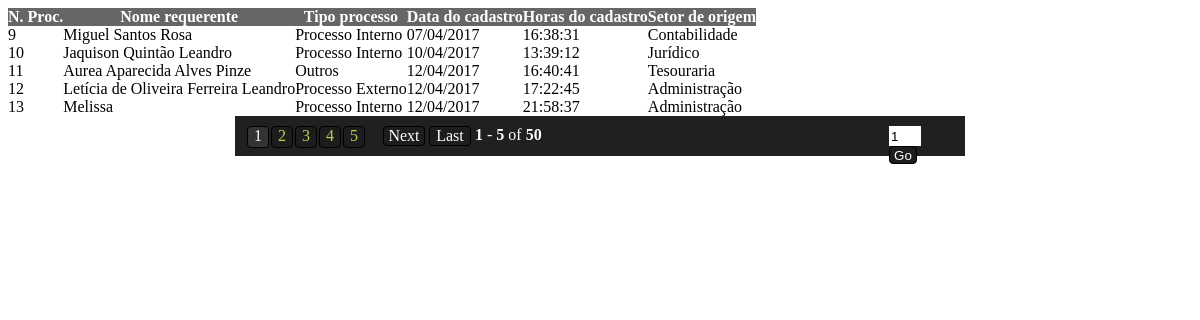
/frm/pesquisa.php, run on an earlier commit of the app's database.
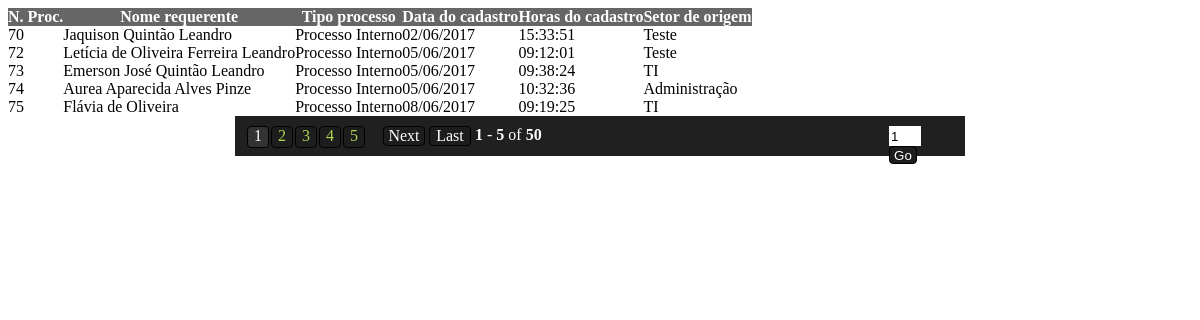
And on a later commit of the database.
### tables this page shows
CREATE TABLE IF NOT EXISTS `proc` (
  `cod` int(11) NOT NULL AUTO_INCREMENT,
  `cod_req` int(11) NOT NULL,
  `user_id` int(11) NOT NULL,
  `tipo` varchar(2) DEFAULT NULL,
  `assunto` text,
  `descricao` varchar(50) DEFAULT NULL,
  `setor` int(11) DEFAULT NULL,
  `data` date DEFAULT NULL,
  `horas` time DEFAULT NULL,
  PRIMARY KEY (`cod`),
  KEY `cod_req` (`cod_req`)
);

CREATE TABLE IF NOT EXISTS `req` (
  `cod` int(10) unsigned NOT NULL AUTO_INCREMENT,
  `nome` varchar(60) NOT NULL,
  `tipo` char(1) NOT NULL,
  `cpf` varchar(14) NOT NULL,
  `sexo` char(1) NOT NULL,
  `tel` varchar(14) DEFAULT NULL,
  `cel` varchar(14) DEFAULT NULL,
  `rec` varchar(14) DEFAULT NULL,
  `email` varchar(30) DEFAULT NULL,
  PRIMARY KEY (`cod`),
  UNIQUE KEY `cpf` (`cpf`)
);

CREATE TABLE IF NOT EXISTS `setor` (
  `cod_setor` int(11) NOT NULL AUTO_INCREMENT,
  `setor` varchar(50) NOT NULL DEFAULT '0',
  `responsavel` varchar(50) DEFAULT NULL,
  PRIMARY KEY (`cod_setor`)
);

### frm/pesquisa.php (the view, shortened to what this page needs)
<!DOCTYPE html>
<html lang="pt-br">
	<head>
    <link href="../lib/smartpaginator/css/smartpaginator.css" rel="stylesheet" type="text/css" />
	</head>
	<body>
<?php
require_once "../config/init.php";
$sql_query = mysqli_query($link,"SELECT p.cod, r.nome, p.tipo, DATE_FORMAT(p.data,'%d/%m/%Y') AS data, p.horas,s.setor AS setor FROM proc p, req r, setor s WHERE p.cod_req = r.cod
AND s.cod_setor = p.setor ORDER BY cod ASC");
?>
<form name="cadastro" id="cadastro" method="POST">
<table id="mt-1" cellpadding="0" cellspacing="0" border="0" class="table">
      <tr>
        <th align='center' valign='middle'  bgColor='#666666'><font color='#FFF'>N. Proc.</th>
        <th align='center' bgColor='#666666'><font color='#FFF'>Nome requerente</th>
        <th align='center' bgColor='#666666'><font color='#FFF'>Tipo processo</th>
        <th align='center' bgColor='#666666'><font color='#FFF'>Data do cadastro</th>
        <th align='center' bgColor='#666666'><font color='#FFF'>Horas do cadastro</th>
        <th align='center' bgColor='#666666'><font color='#FFF'>Setor de origem</th>
      </tr>
        <?php while ($array = mysqli_fetch_array($sql_query)) {
      if ($array["tipo"]=='PI') $ptipo = "Processo Interno";
      if ($array["tipo"]=='PE') $ptipo = "Processo Externo";
      if ($array["tipo"]=='OT') $ptipo = "Outros";
        $cod = $array["cod"];
        $req = $array["nome"];
        $tipo = $ptipo;
        $data = $array["data"];
        $horas = $array["horas"];
        $setor = $array["setor"];
        ?>
      <tr>
        <td><?php echo $cod ?></td>
        <td><?php echo $req ?></td>
        <td><?php echo $tipo ?></td>
        <td><?php echo $data ?></td>
        <td><?php echo $horas ?></td>
        <td><?php echo $setor ?></td>
      </tr>
      <?php } ?>
    </table>
</form>
<div id="pag-1" style="margin: auto;"></div>
</body>
</html>

What changed in the data, as far as the page shows it:
removed proc: cod "9", cod_req.nome "Miguel Santos Rosa", tipo "Processo Interno", data "07/04/2017", horas "16:38:31", setor.setor "Contabilidade"
removed proc: cod "10", cod_req.nome "Jaquison Quintão Leandro", tipo "Processo Interno", data "10/04/2017", horas "13:39:12", setor.setor "Jurídico"
removed proc: cod "11", cod_req.nome "Aurea Aparecida Alves Pinze", tipo "Outros", data "12/04/2017", horas "16:40:41", setor.setor "Tesouraria"
removed proc: cod "12", cod_req.nome "Letícia de Oliveira Ferreira Leandro", tipo "Processo Externo", data "12/04/2017", horas "17:22:45", setor.setor "Administração"
removed proc: cod "13", cod_req.nome "Melissa", tipo "Processo Interno", data "12/04/2017", horas "21:58:37", setor.setor "Administração"
added proc: cod "70", cod_req.nome "Jaquison Quintão Leandro", tipo "Processo Interno", data "02/06/2017", horas "15:33:51", setor.setor "Teste"
added proc: cod "72", cod_req.nome "Letícia de Oliveira Ferreira Leandro", tipo "Processo Interno", data "05/06/2017", horas "09:12:01", setor.setor "Teste"
added proc: cod "73", cod_req.nome "Emerson José Quintão Leandro", tipo "Processo Interno", data "05/06/2017", horas "09:38:24", setor.setor "TI"
added proc: cod "74", cod_req.nome "Aurea Aparecida Alves Pinze", tipo "Processo Interno", data "05/06/2017", horas "10:32:36", setor.setor "Administração"
added proc: cod "75", cod_req.nome "Flávia de Oliveira", tipo "Processo Interno", data "08/06/2017", horas "09:19:25", setor.setor "TI"
